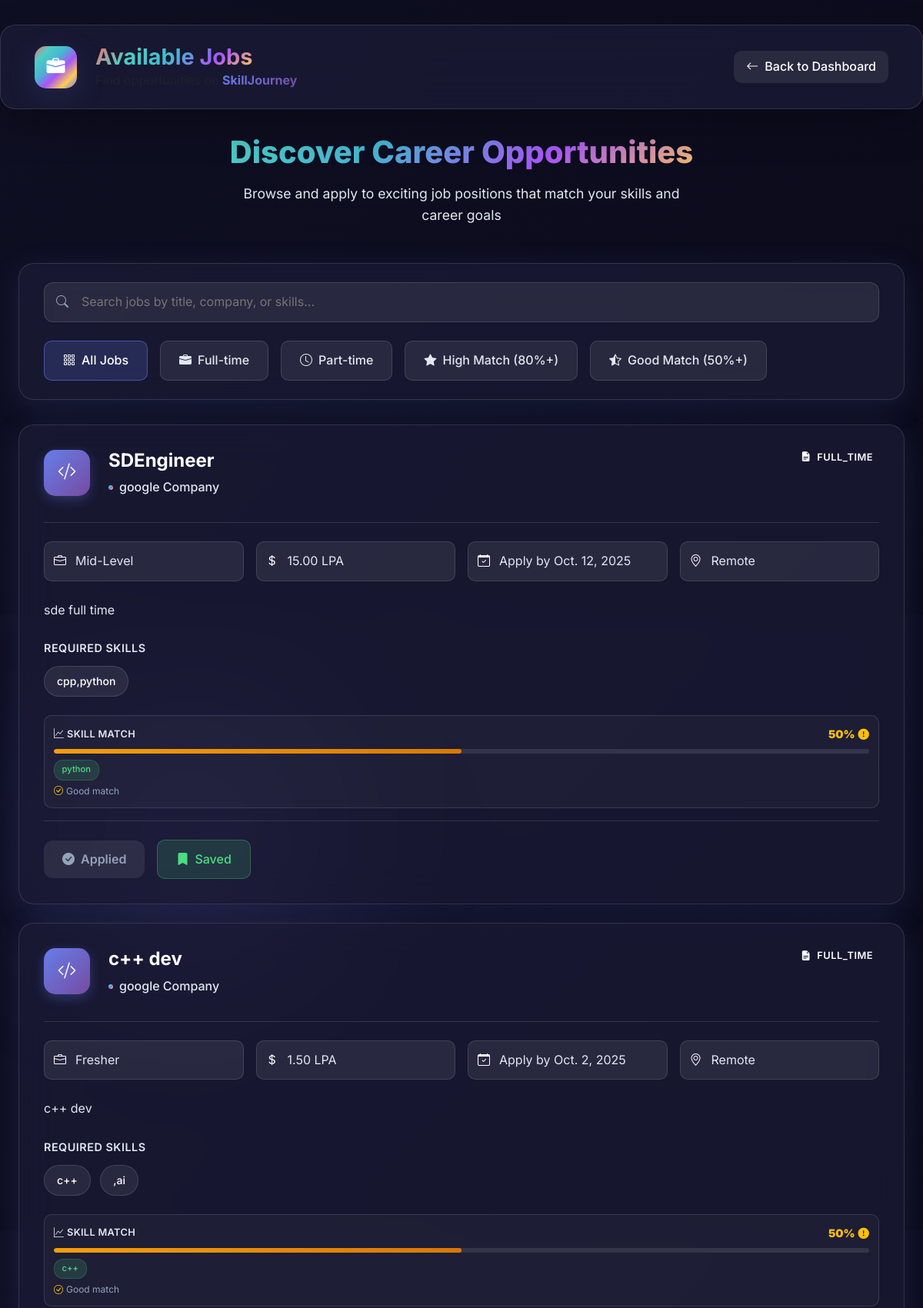
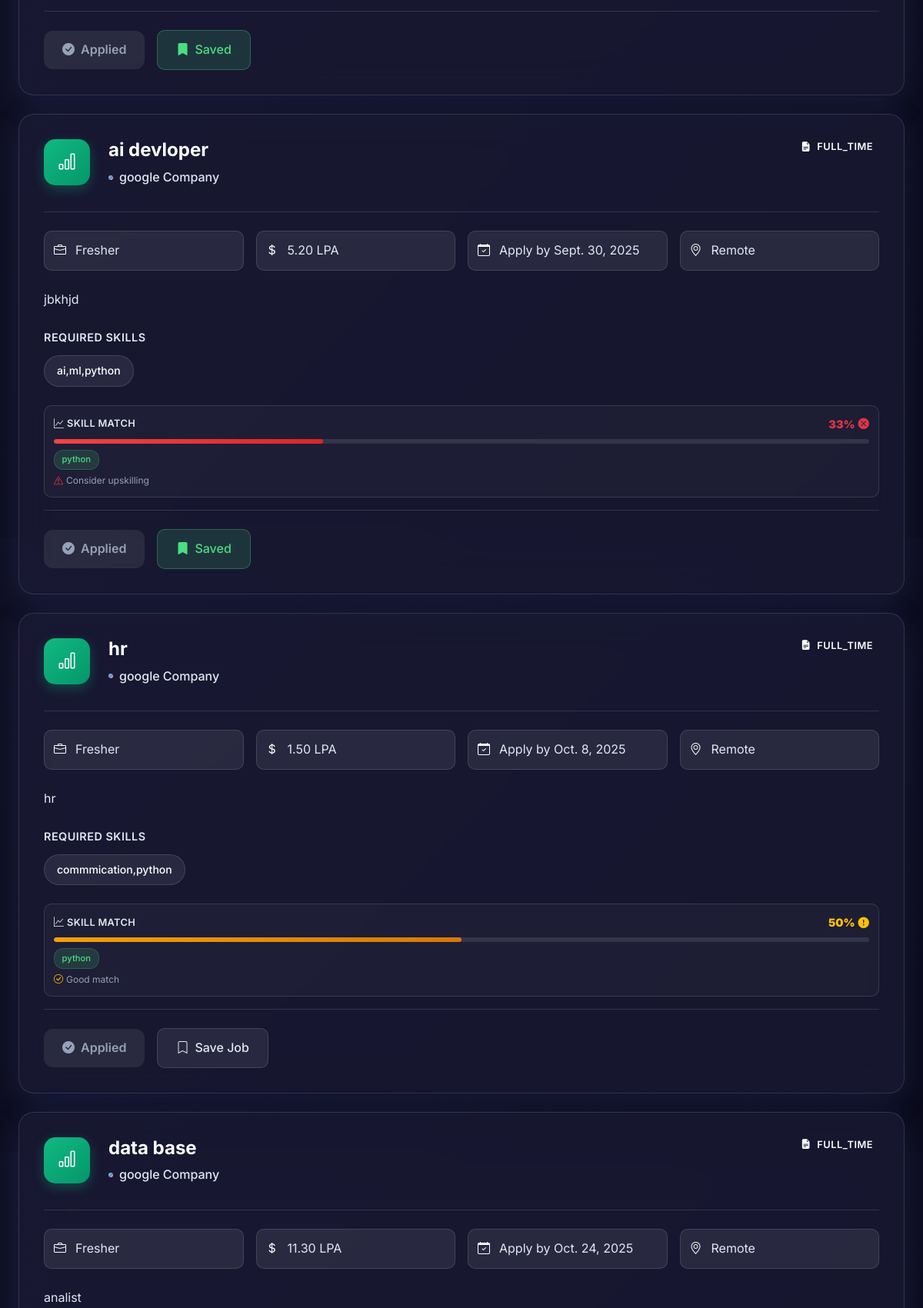
Page /freelancer/jobs/ (signed in, upper part) on the committed database (2 pictures, top to bottom).
### freelancer/models.py (models this page shows, shortened)
class Job(models.Model):
    JOB_TYPES = [
        ('full_time', 'Full-time'),
        ('part_time', 'Part-time'),
        ('internship', 'Internship'),
    ]
    recruiter = models.ForeignKey(RecruiterProfile, on_delete=models.CASCADE)
    title = models.CharField(max_length=255)
    description = models.TextField()
    skills_required = models.TextField()
    experience_level = models.CharField(max_length=50)
    salary = models.DecimalField(max_digits=10, decimal_places=2, null=True, blank=True)
    deadline = models.DateField()
    status = models.CharField(max_length=20, default="Open")
    job_type = models.CharField(max_length=20, choices=JOB_TYPES, default='full_time')
    created_at = models.DateTimeField(auto_now_add=True)

class RecruiterProfile(models.Model):
    user = models.OneToOneField(User, on_delete=models.CASCADE)
    company_name = models.CharField(max_length=255)
    company_description = models.TextField(blank=True, null=True)
    phone = models.CharField(max_length=20, blank=True, null=True)
    location = models.CharField(max_length=255, blank=True, null=True)

### freelancer/views.py (the view)
# urls.py: path('freelancer/jobs/', jobs_page, name='jobs_page'),
@login_required
def jobs_page(request):
    freelancer = get_object_or_404(FreelancerProfile, user=request.user)
    jobs = Job.objects.filter(status='Open').exclude(job_type='internship')
    freelancer_skills = []
    if freelancer.skills:
        freelancer_skills = [skill.strip().lower() for skill in freelancer.skills.split(",") if skill.strip()]
    for job in jobs:
        job.applied = job.applications.filter(freelancer=freelancer).exists()
        if freelancer_skills and job.skills_required:
            job_skills = [skill.strip().lower() for skill in job.skills_required.split(",") if skill.strip()]
            matching_skills = set(freelancer_skills) & set(job_skills)
            if job_skills:
                match_percentage = (len(matching_skills) / len(job_skills)) * 100
                job.skill_match_percentage = round(match_percentage)
                job.matching_skills = list(matching_skills)
            else:
                job.skill_match_percentage = 0
                job.matching_skills = []
        else:
            job.skill_match_percentage = 0
            job.matching_skills = []
    saved_jobs = freelancer.saved_jobs.all().values_list('job_id', flat=True)
    notifications = Notification.objects.filter(user=request.user).order_by('-created_at')[:5]
    unread_notifications_count = Notification.objects.filter(user=request.user, is_read=False).count()
    return render(request, 'freelancer/jobs_page.html', {
        'jobs': jobs,
        'saved_jobs': saved_jobs,
        'notifications': notifications,
        'unread_notifications_count': unread_notifications_count,
        'freelancer_skills': freelancer_skills,
    })

### templates/freelancer/jobs_page.html (shortened to what this page needs)
<!DOCTYPE html>
<html lang="en">
<head>
  <link href="https://cdn.jsdelivr.net/npm/bootstrap@5.3.0/dist/css/bootstrap.min.css" rel="stylesheet">
  <link rel="stylesheet" href="https://cdn.jsdelivr.net/npm/bootstrap-icons@1.11.0/font/bootstrap-icons.css">
  <link rel="stylesheet" href="https://cdnjs.cloudflare.com/ajax/libs/font-awesome@6.4.0/css/all.min.css">
</head>
<body>
    <div class="bg-animation">
        <div class="floating-orb orb-1"></div>
    </div>
    <nav class="navbar navbar-light custom-navbar">
        <div class="container-fluid">
            <div class="d-flex align-items-center">
                <div class="nav-brand-container">
                    <div class="animated-logo">
                        <i class="bi bi-briefcase-fill"></i>
                    </div>
                    <div class="nav-text-content">
                        <h3 class="fw-bold mb-0">Available Jobs</h3>
                        <p class="text-muted mb-0 small welcome-text">Find opportunities on <span class="username-highlight">SkillJourney</span></p>
                    </div>
                </div>
            </div>
            <div class="nav-menu">
                <a href="{% url 'freelancer_dashboard' %}" class="nav-link active">
                    <i class="bi bi-arrow-left"></i> Back to Dashboard
                </a>
            </div>
        </div>
    </nav>
    <div class="content-container">
        <div class="content-header">
            <h1>Discover Career Opportunities</h1>
            <p>Browse and apply to exciting job positions that match your skills and career goals</p>
        </div>
        <div class="filter-section">
            <div class="search-container">
                <i class="bi bi-search search-icon"></i>
                <input type="text" class="search-input" placeholder="Search jobs by title, company, or skills..." id="jobSearch">
            </div>
            <div class="filter-container">
                <button class="filter-btn active" data-filter="all">
                    <i class="bi bi-grid-3x3-gap"></i> All Jobs
                </button>
                <button class="filter-btn" data-filter="fulltime">
                    <i class="bi bi-briefcase-fill"></i> Full-time
                </button>
                <button class="filter-btn" data-filter="parttime">
                    <i class="bi bi-clock"></i> Part-time
                </button>
                <button class="filter-btn" data-filter="high-match">
                    <i class="bi bi-star-fill"></i> High Match (80%+)
                </button>
                <button class="filter-btn" data-filter="medium-match">
                    <i class="bi bi-star-half"></i> Good Match (50%+)
                </button>
            </div>
        </div>
        {% if jobs %}
            {% for job in jobs %}
            <div class="job-card" data-job-type="{{ job.job_type|lower }}" data-job-title="{{ job.title|lower }}" data-job-company="{{ job.recruiter.company_name|lower }}" data-job-skills="{{ job.skills_required|lower }}" data-match-percentage="{{ job.skill_match_percentage }}">
                <div class="job-type-badge job-type-{{ job.job_type|lower }}">
                    <i class="bi
                        {% if job.job_type == 'Full-time' %}bi-briefcase-fill
                        {% elif job.job_type == 'Part-time' %}bi-clock
                        {% elif job.job_type == 'Internship' %}bi-mortarboard-fill
                        {% elif job.job_type == 'Remote' %}bi-house-door-fill
                        {% else %}bi-file-earmark-text-fill{% endif %} me-1"></i>
                    {{ job.job_type }}
                </div>
                <div class="job-header">
                    <div class="job-icon" id="job-icon-{{ job.id }}">
                    </div>
                    <div>
                        <h3 class="job-title">{{ job.title }}</h3>
                        <p class="company-name">{{ job.recruiter.company_name }}</p>
                    </div>
                </div>
                <div class="job-meta">
                    <div class="meta-item">
                        <i class="bi bi-briefcase"></i>
                        <span>{{ job.experience_level }}</span>
                    </div>
                    <div class="meta-item">
                        <i class="bi bi-currency-dollar"></i>
                        <span>{{ job.salary }} LPA</span>
                    </div>
                    <div class="meta-item">
                        <i class="bi bi-calendar-check"></i>
                        <span>Apply by {{ job.deadline }}</span>
                    </div>
                    <div class="meta-item">
                        <i class="bi bi-geo-alt"></i>
                        <span>{{ job.location|default:"Remote" }}</span>
                    </div>
                </div>
                <p class="job-description">{{ job.description }}</p>
                <div class="skills-container">
                    <div class="skills-title">Required Skills</div>
                    {% for skill in job.skills_required.split %}
                    <span class="skill-tag">{{ skill }}</span>
                    {% endfor %}
                </div>
                <div class="skill-matching-section">
                    <div class="skill-match-header">
                        <div class="skill-match-title">
                            <i class="bi bi-graph-up me-1"></i>Skill Match
                        </div>
                        <div class="match-percentage {% if job.skill_match_percentage >= 80 %}text-success{% elif job.skill_match_percentage >= 50 %}text-warning{% else %}text-danger{% endif %}">
                            <strong>{{ job.skill_match_percentage }}%</strong>
                            <i class="bi {% if job.skill_match_percentage >= 80 %}bi-check-circle-fill{% elif job.skill_match_percentage >= 50 %}bi-exclamation-circle-fill{% else %}bi-x-circle-fill{% endif %}"></i>
                        </div>
                    </div>
                    <div class="progress">
                        <div class="progress-bar {% if job.skill_match_percentage >= 80 %}match-quality-excellent{% elif job.skill_match_percentage >= 50 %}match-quality-good{% else %}match-quality-poor{% endif %}"
                             role="progressbar"
                             style="width: {{ job.skill_match_percentage }}%"
                             aria-valuenow="{{ job.skill_match_percentage }}"
                             aria-valuemin="0"
                             aria-valuemax="100">
                        </div>
                    </div>
                    <div class="skill-tags-container">
                        {% if job.matching_skills %}
                            {% for skill in job.matching_skills %}
                            <span class="skill-match-tag">{{ skill }}</span>
                            {% endfor %}
                        {% endif %}
                    </div>
                    <div class="skill-match-info">
                        {% if job.skill_match_percentage >= 80 %}
                        <i class="bi bi-lightning-fill text-success me-1"></i>Excellent match
                        {% elif job.skill_match_percentage >= 50 %}
                        <i class="bi bi-check-circle text-warning me-1"></i>Good match
                        {% else %}
                        <i class="bi bi-exclamation-triangle text-danger me-1"></i>Consider upskilling
                        {% endif %}
                    </div>
                </div>
                <div class="job-actions">
                    {% if job.applied %}
                    <button class="btn-apply" disabled>
                        <i class="bi bi-check-circle-fill"></i> Applied
                    </button>
                    {% else %}
                    <a href="{% url 'apply_job' job.id %}" class="btn-apply">
                        <i class="bi bi-send-fill"></i> Apply Now
                    </a>
                    {% endif %}
                    <a href="{% url 'toggle_save_job' job.id %}?next={{ request.path }}" class="btn-save {% if job.id in saved_jobs %}saved{% endif %}">
                        {% if job.id in saved_jobs %}
                        <i class="bi bi-bookmark-fill"></i> Saved
                        {% else %}
                        <i class="bi bi-bookmark"></i> Save Job
                        {% endif %}
                    </a>
                </div>
            </div>
            {% endfor %}
        {% else %}
            <div class="empty-state">
                <i class="bi bi-briefcase"></i>
                <h3>No open jobs available</h3>
                <p>There are no open job positions at the moment. Please check back later!</p>
            </div>
        {% endif %}
    </div>
</body>
</html>

### rows in the picture
Job: job_type "FULL_TIME", title "SDEngineer", recruiter.company_name "google Company", experience_level "Mid-Level", salary "15.00", deadline "Oct. 12, 2025", location "Remote", description "sde full time", split "cpp,python", skill_match_percentage "50", matching_skills "python", shows "Good match", shows "Applied", shows "Saved"
Job: job_type "FULL_TIME", title "c++ dev", recruiter.company_name "google Company", experience_level "Fresher", salary "1.50", deadline "Oct. 2, 2025", location "Remote", description "c++ dev", split "c++" ",ai", skill_match_percentage "50", matching_skills "c++", shows "Good match", shows "Applied", shows "Saved"
Job: job_type "FULL_TIME", title "ai devloper", recruiter.company_name "google Company", experience_level "Fresher", salary "5.20", deadline "Sept. 30, 2025", location "Remote", description "jbkhjd", split "ai,ml,python", skill_match_percentage "33", matching_skills "python", shows "Consider upskilling", shows "Applied", shows "Saved"
Job: job_type "FULL_TIME", title "hr", recruiter.company_name "google Company", experience_level "Fresher", salary "1.50", deadline "Oct. 8, 2025", location "Remote", description "hr", split "commmication,python", skill_match_percentage "50", matching_skills "python", shows "Good match", shows "Applied", shows "Save Job"
Job: job_type "FULL_TIME", title "data base", recruiter.company_name "google Company", experience_level "Fresher", salary "11.30", deadline "Oct. 24, 2025", location "Remote", description "analist"
